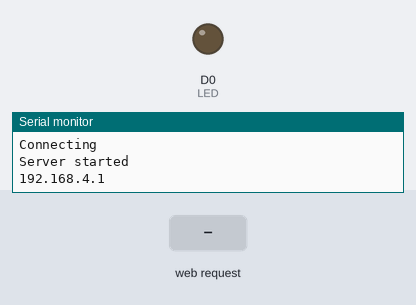
Simulated run of this sketch. Board: ESP8266 (NodeMCU). On the bench: output pins drawn as LEDs (lit = HIGH), the last lines printed to the serial monitor. The test bench sets the inputs (shaded band).

Above: at 1.7 s.
1.8 s: HTTP request GET /LED=ON received
At 2.3 s:
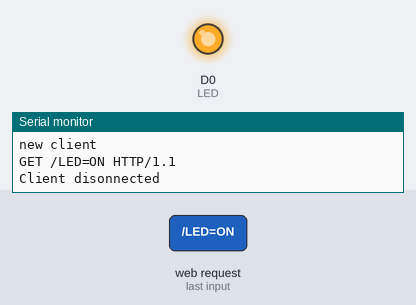
3.3 s: HTTP request GET /LED=OFF received
At 4.7 s:
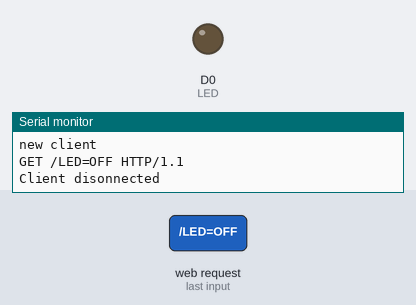
Timing chart, 0 to 6.3 s (numbered marks = the images above; inputs shaded):
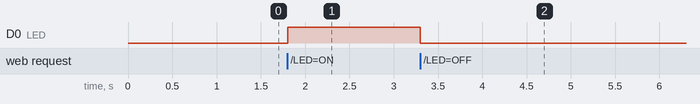

Measured:
- after the input at 1.8 s, D0 (LED): LOW → HIGH at once
- after the input at 3.3 s, D0 (LED): HIGH → LOW at once

The sketch:

Wifi_test.ino
```cpp
#include <ESP8266WiFi.h>

#define LED D0
#define pass "test464646"

const char* ssid = "test464646";

WiFiServer server(80);

void setup() {
  Serial.begin(115200);
  delay(10);

  pinMode(LED, OUTPUT);
  digitalWrite(LED, LOW);
  WiFi.mode(WIFI_AP);

  Serial.println();
  Serial.println("Connecting\n");

  WiFi.softAP(ssid);
  delay(500);
  /*while (WiFi.status() != WL_CONNECTED) {
    delay(500);
    Serial.print(".");
  }
  Serial.println("\nConnected");*/

  server.begin();
  Serial.println("Server started");
  Serial.println(WiFi.softAPIP());


}

void loop() {
  // Check if a client has connected
  WiFiClient client = server.available();
  if (!client) {
    return;
  }

  // Wait until the client sends some data
  Serial.println("new client");
  while(!client.available()){
    delay(1);
  }

  // Read the first line of the request
  String request = client.readStringUntil('\r');
  Serial.println(request);
  client.flush();

  // Match the request

  int value = LOW;
  if (request.indexOf("/LED=ON") != -1)  {
    digitalWrite(LED, HIGH);
    value = HIGH;
  }
  if (request.indexOf("/LED=OFF") != -1)  {
    digitalWrite(LED, LOW);
    value = LOW;
  }

  // Return the response
  client.println("HTTP/1.1 200 OK");
  client.println("Content-Type: text/html");
  client.println(""); //  do not forget this one
  client.println("<!DOCTYPE HTML>");
  client.println("<html>");

  client.print("Led pin is now: ");

  if(value == HIGH) {
    client.print("On");
  } else {
    client.print("Off");
  }
  client.println("<br><br>");
  client.println("<a href=\"/LED=ON\"\"><button>Turn On </button></a>");
  client.println("<a href=\"/LED=OFF\"\"><button>Turn Off </button></a><br />");
  client.println("</html>");

  delay(1);
  Serial.println("Client disonnected");
  Serial.println("");
}
```
